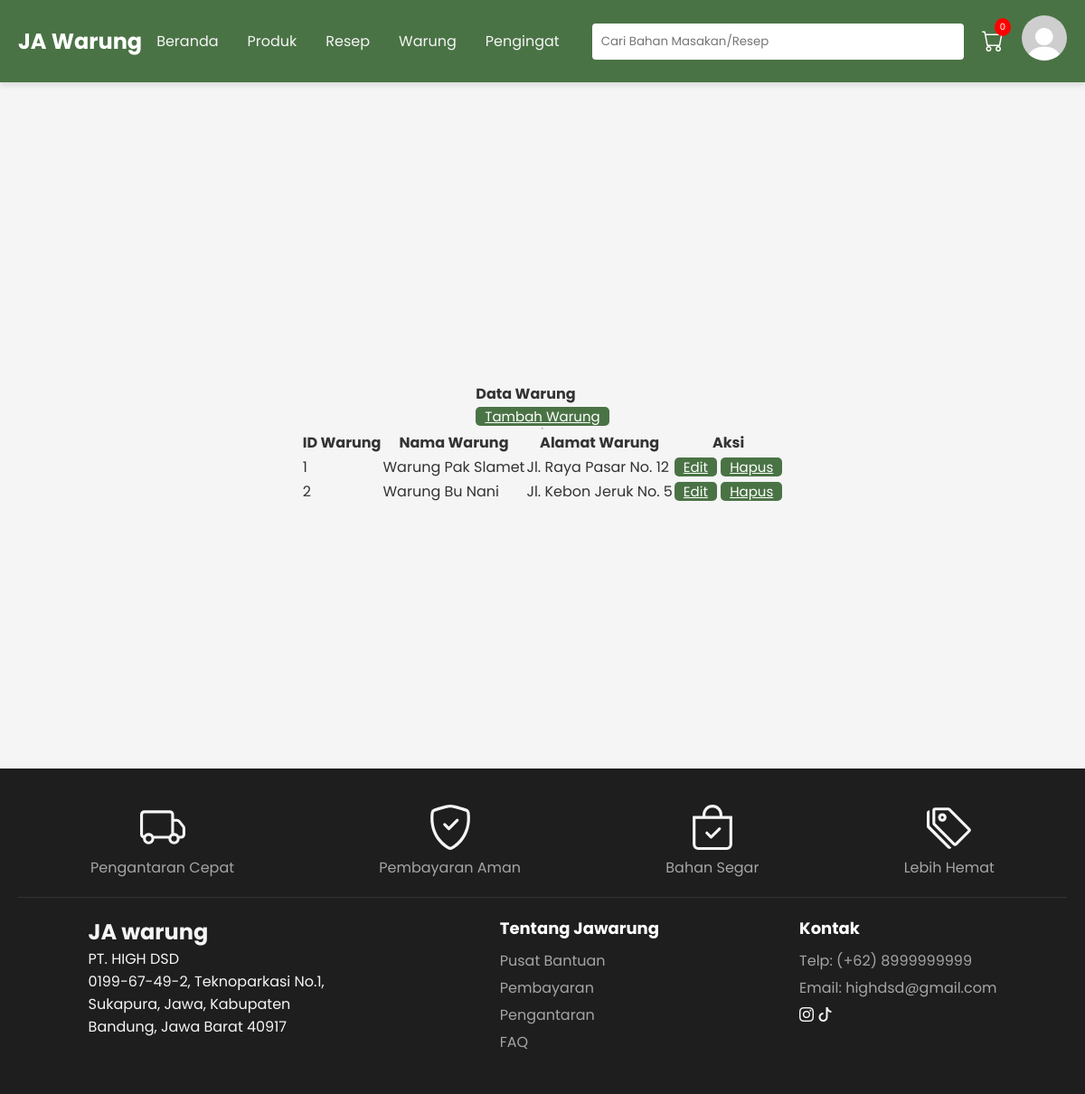
/admin/indexWarung.php, run on an earlier commit of the app's database.
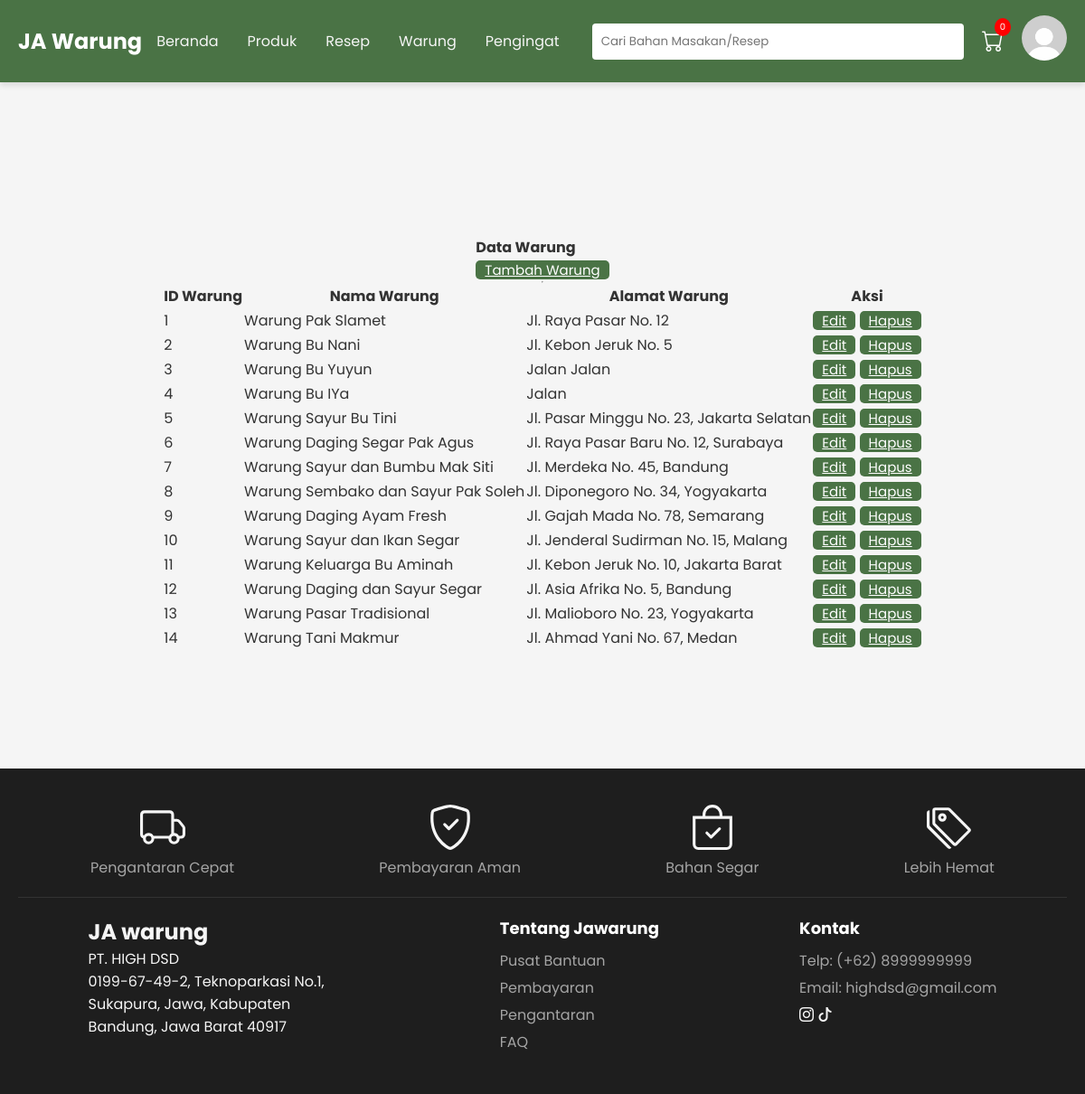
And on a later commit of the database.
### tables this page shows
CREATE TABLE `warung` (
  `WarungID` int(11) NOT NULL,
  `NamaWarung` varchar(100) NOT NULL,
  `AlamatWarung` text NOT NULL
);

### admin/indexWarung.php (the view, shortened to what this page needs)
<?php
include "../dbconfig.php";
$sqlStatement = "SELECT * FROM warung";
$query = mysqli_query($conn, $sqlStatement);
$data = mysqli_fetch_all($query, MYSQLI_ASSOC);
include "../template/main_layout.php";
?>
<div class="container mt-4">
    <div class="d-flex justify-content-between align-items-center">
        <h4>Data Warung</h4>
        <a href="add_warung.php" class="btn btn-success">Tambah Warung</a>
    </div>
    <hr>
    <div class="table-responsive">
        <table class="table table-bordered table-striped table-hover align-middle">
            <thead class="table-dark text-center">
                <tr>
                    <th>ID Warung</th>
                    <th>Nama Warung</th>
                    <th>Alamat Warung</th>
                    <th>Aksi</th>
                </tr>
            </thead>
            <tbody>
                <?php if (!empty($data)): ?>
                    <?php foreach ($data as $warung): ?>
                        <tr>
                            <td class="text-center"><?= $warung["WarungID"] ?></td>
                            <td><?= $warung["NamaWarung"] ?></td>
                            <td><?= $warung["AlamatWarung"] ?></td>
                            <td class="text-center">
                                <a href="edit_warung.php?id=<?= $warung['WarungID'] ?>" class="btn btn-primary btn-sm">Edit</a>
                                <a href="delete_warung.php?id=<?= $warung['WarungID'] ?>" class="btn btn-danger btn-sm" onclick="return confirm('Yakin ingin menghapus?')">Hapus</a>
                            </td>
                        </tr>
                    <?php endforeach; ?>
                <?php else: ?>
                    <tr>
                        <td colspan="4" class="text-center">Tidak ada data warung.</td>
                    </tr>
                <?php endif; ?>
            </tbody>
        </table>
    </div>
</div>
<?php include "../template/main_footer.php";
mysqli_close($conn);?>

What changed in the data, as far as the page shows it:
added warung: WarungID "3", NamaWarung "Warung Bu Yuyun", AlamatWarung "Jalan Jalan"
added warung: WarungID "4", NamaWarung "Warung Bu IYa", AlamatWarung "Jalan"
added warung: WarungID "5", NamaWarung "Warung Sayur Bu Tini", AlamatWarung "Jl. Pasar Minggu No. 23, Jakarta Selatan"
added warung: WarungID "6", NamaWarung "Warung Daging Segar Pak Agus", AlamatWarung "Jl. Raya Pasar Baru No. 12, Surabaya"
added warung: WarungID "7", NamaWarung "Warung Sayur dan Bumbu Mak Siti", AlamatWarung "Jl. Merdeka No. 45, Bandung"
added warung: WarungID "8", NamaWarung "Warung Sembako dan Sayur Pak Soleh", AlamatWarung "Jl. Diponegoro No. 34, Yogyakarta"
added warung: WarungID "9", NamaWarung "Warung Daging Ayam Fresh", AlamatWarung "Jl. Gajah Mada No. 78, Semarang"
added warung: WarungID "10", NamaWarung "Warung Sayur dan Ikan Segar", AlamatWarung "Jl. Jenderal Sudirman No. 15, Malang"
added warung: WarungID "11", NamaWarung "Warung Keluarga Bu Aminah", AlamatWarung "Jl. Kebon Jeruk No. 10, Jakarta Barat"
added warung: WarungID "12", NamaWarung "Warung Daging dan Sayur Segar", AlamatWarung "Jl. Asia Afrika No. 5, Bandung"
added warung: WarungID "13", NamaWarung "Warung Pasar Tradisional", AlamatWarung "Jl. Malioboro No. 23, Yogyakarta"
added warung: WarungID "14", NamaWarung "Warung Tani Makmur", AlamatWarung "Jl. Ahmad Yani No. 67, Medan"
